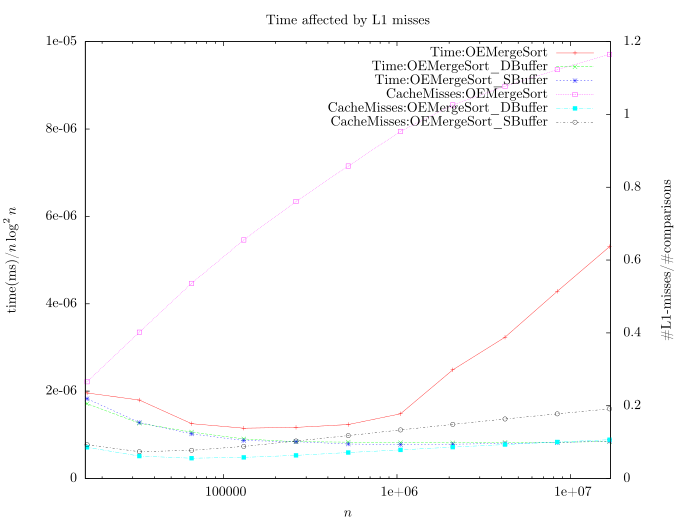

The script that saved this image:
set   autoscale
set term epslatex size 7, 5.24 standalone color colortext 10
set output 'tc2.tex'
unset label                            # remove any previous labels
set xtic auto                          # set xtics automatically
set ytic auto                          # set ytics automatically
set title 'Time affected by L1 misses'
set xlabel '$n$'
set ylabel 'time(ms)/$n \log^2 n$'
set y2label '\#L1-misses/\#comparisons'
set logscale x
set yrange[0:0.00001]
set xrange[16000:17000000]
set ytics nomirror
set y2tics


plot 	'OddEvenMergeSort.res' using 1:($2/($1*(log($1)/log(2))*(log($1)/log(2)))) title 'Time:OEMergeSort' with linespoints axes x1y1, \
		'OddEvenMergeSortBuffer.res' using 1:($2/($1*(log($1)/log(2))*(log($1)/log(2)))) title 'Time:OEMergeSort\_DBuffer' with linespoints axes x1y1, \
		'OddEvenMergeSortSingle.res' using 1:($2/($1*(log($1)/log(2))*(log($1)/log(2)))) title 'Time:OEMergeSort\_SBuffer' with linespoints axes x1y1, \
		'OddEvenMergeSort.res' using 1:($4/$6) title 'CacheMisses:OEMergeSort' with linespoints axes x1y2, \
		'OddEvenMergeSortBuffer.res' using 1:($4/$6) title 'CacheMisses:OEMergeSort\_DBuffer' with linespoints axes x1y2, \
		'OddEvenMergeSortSingle.res' using 1:($4/$6) title 'CacheMisses:OEMergeSort\_SBuffer' with linespoints axes x1y2 linecolor 0
